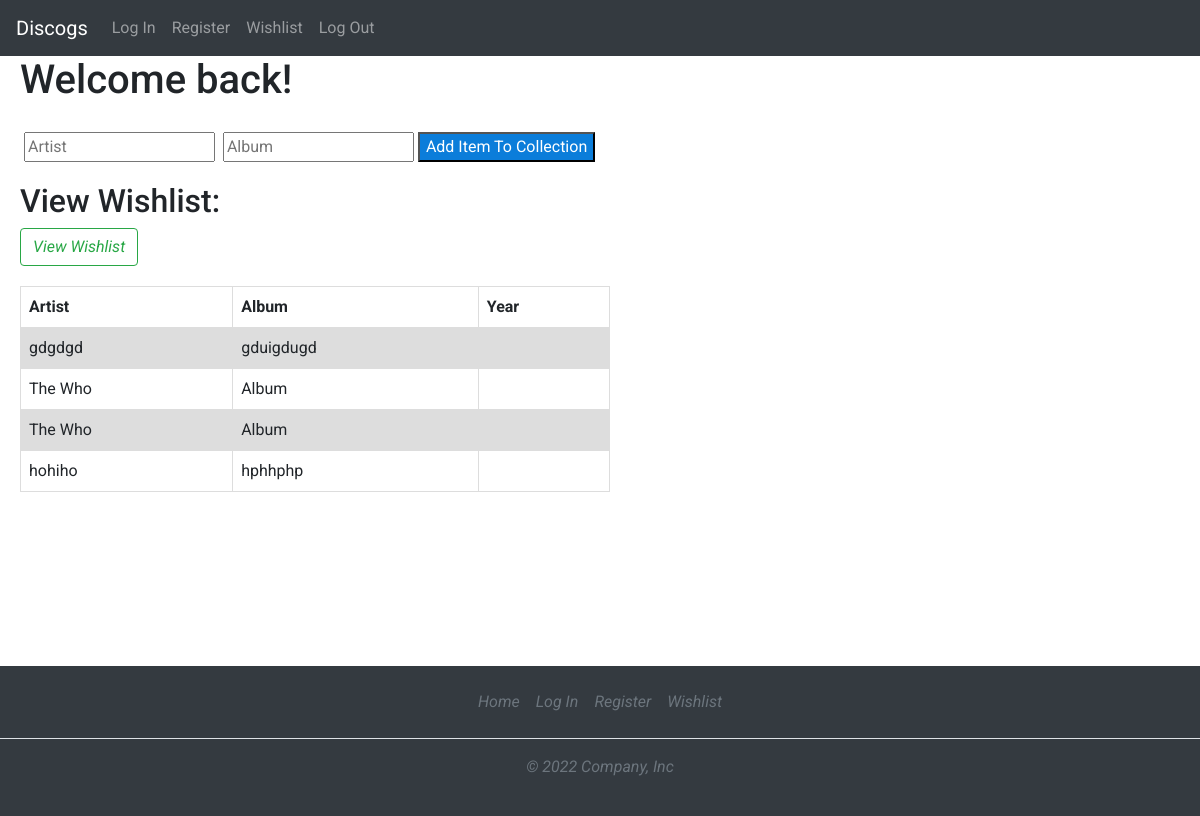
Page /collection on the earlier database version.
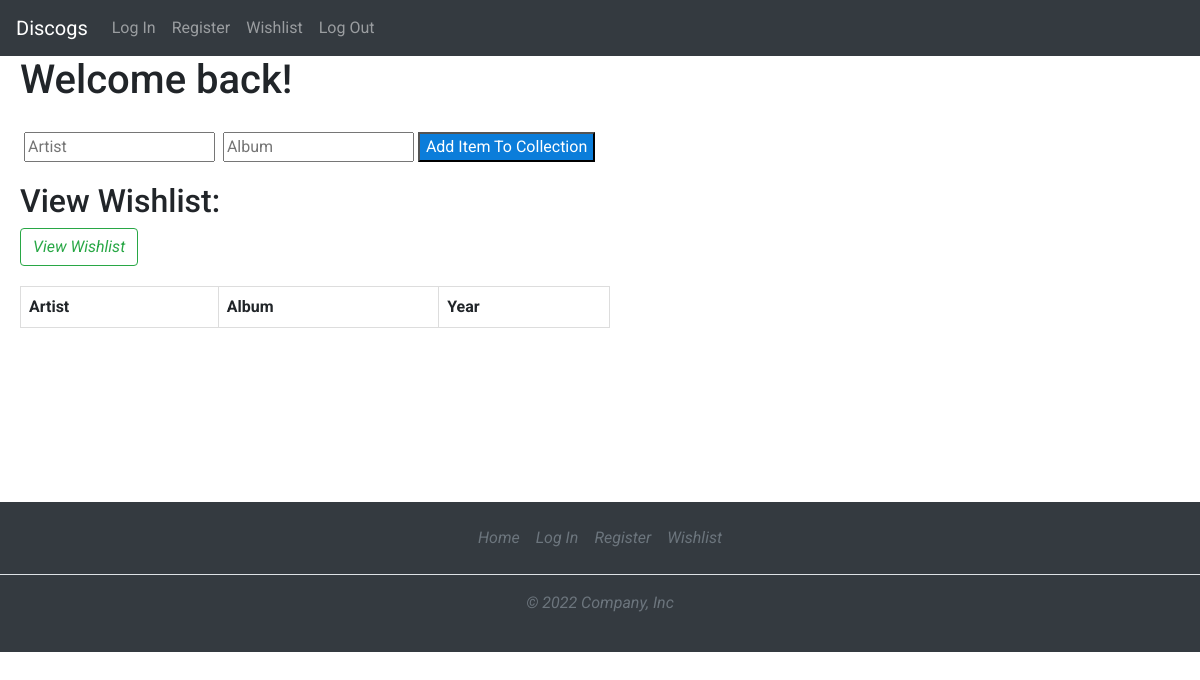
Same page on the later database version.
### tables this page shows
CREATE TABLE "collection" (
	"artist"	TEXT,
	"album"	TEXT
);

### display.py (the view)
@app.route('/collection', methods=['GET', 'POST'])
def collection():
        cursor.execute("SELECT * FROM collection")
        conn.commit()
        data = cursor.fetchall()
        print (data)
        return render_template('home.html', data=data)

### templates/home.html (shortened to what this page needs)
{% extends "base.html" %} {% block body %}
<h1>Welcome back! {{ username }}</h1>
<div class="collection">
  <form action="/add" method="post" autocomplete="off">
    <input
      type="text"
      name="artist"
      placeholder="Artist"
      id="artist"
      required
    />
    <input
      type="text"
      name="album"
      placeholder="Album"
      id="album"
      required
      --
    />
    <input type="submit" value="Add Item To Collection" id="submitbutton" />
  </form>
</div>
  <div id="wishlistsection">
  <h2> View Wishlist:</h2>
  <button type="button" onclick="window.location.href='/collection';" id="collectionbutton" class="btn btn-outline-success my-2 my-sm-0">
            <i class="fa fa-search">View Wishlist
          </button>
</div>
  <div id="homeresultstable">
        <table>
  <tr>
    <th>Artist</th>
    <th>Album</th>
    <th>Year</th>
  </tr>
  {% for item in data %}
  <tr>
    <td>{{item[0]}}</td>
    <td>{{item[1]}}</td>
    <td>{{item[2]}}</td>
  </tr>
  {% endfor %}
</table>
</div>
<br>
<br>
<br>
<br>
<br>
<br>
{% endblock %}

### templates/base.html (shortened to what this page needs)
<!DOCTYPE html>
<html lang="en">
  <head>
    <link
      href="{{ url_for('static', filename='css/styles.css') }}"
      rel="stylesheet"
    />
    <link
      href="{{ url_for('static', filename='css/bootstrap.min.css') }}"
      rel="stylesheet"
    />
  </head>
  <body>
    <nav class="navbar navbar-expand-lg navbar-dark bg-dark">
      <div class="collapse navbar-collapse" id="navbarTogglerDemo01">
        <a class="navbar-brand" href="/">Discogs</a>
        <ul class="navbar-nav mr-auto mt-2 mt-lg-0">
          <li class="nav-item">
            <a class="nav-link" href="{{ url_for('login') }}">Log In</a>
          </li>
          <li class="nav-item">
            <a class="nav-link" href="{{ url_for('register') }}">Register</a>
          </li>
          <li class="nav-item">
            <a class="nav-link" href="{{ url_for('login') }}">Wishlist</a>
          </li>
          <li class="nav-item">
            <a class="nav-link" href="{{ url_for('logout') }}">Log Out</a>
          </li>
        </ul>
      </div>
    </nav>
    {% block body %}{% endblock %}
    <footer class="py-3 my-4 bg-dark">
      <ul class="nav justify-content-center border-bottom pb-3 mb-3">
        <li class="nav-item">
          <a href="/" class="nav-link px-2 text-muted">Home</a>
        </li>
        <li class="nav-item">
          <a href="/login" class="nav-link px-2 text-muted">Log In</a>
        </li>
        <li class="nav-item">
          <a href="/register" class="nav-link px-2 text-muted">Register</a>
        </li>
        <li class="nav-item">
          <a href="/login" class="nav-link px-2 text-muted">Wishlist</a>
        </li>
      </ul>
      <p class="text-center text-muted">© 2022 Company, Inc</p>
    </footer>
  </body>
</html>

### static/css/styles.css (style rules this page uses)
* { font-family: "Roboto", sans-serif; box-sizing: border-box; font-size: 16px; -webkit-font-smoothing: antialiased; -moz-osx-font-smoothing: grayscale; }
body { background-color: #435165; margin: 0; }
footer { width: 100%; height: 150px; position: absolute; color: #f1f1f1; padding-top: 200px; margin-top: 100%; }
table { border-collapse: collapse; width: 50%; }
td, th { border: 1px solid #dddddd; text-align: left; padding: 8px; font-style: normal; }
#homeresultstable { padding-top: 20px; padding-left: 20px; }
#wishlistsection { padding-left: 20px; }
.collection { display: flex; padding: 20px; }
#submitbutton { background-color: #0b7dda; color: white; }
h1 { padding-left: 20px; }

Differences in the rows shown:
removed collection: artist "gdgdgd", album "gduigdugd"
removed collection: artist "The Who", album "Album"
removed collection: artist "The Who", album "Album"
removed collection: artist "hohiho", album "hphhphp"
